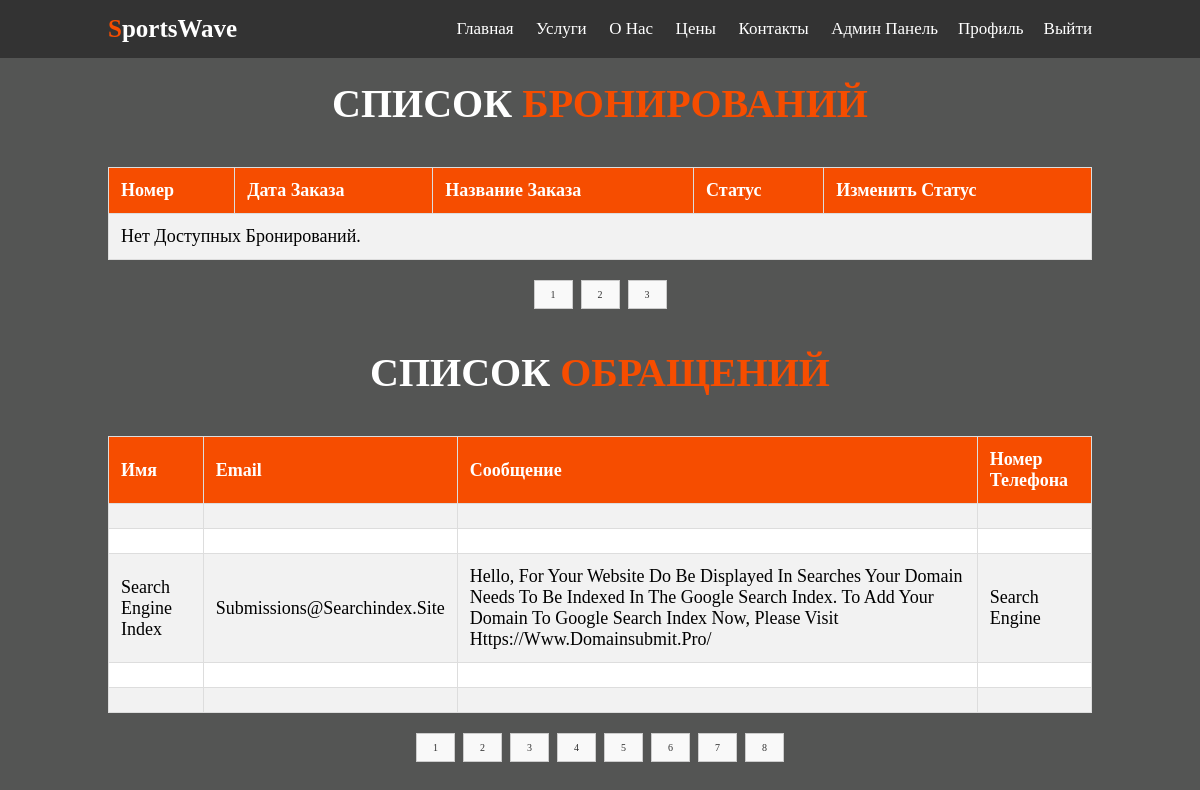
Screenshot of /assets/pages/admin/admin.php?page=4 (signed in) with the database file from the repository.
### tables this page shows
CREATE TABLE `contact_messages` (
  `id` int(11) NOT NULL,
  `name` varchar(255) DEFAULT NULL,
  `email` varchar(255) DEFAULT NULL,
  `phone` varchar(20) DEFAULT NULL,
  `subject` varchar(255) DEFAULT NULL,
  `message` text,
  `timestamp` timestamp NULL DEFAULT CURRENT_TIMESTAMP
);

### assets/pages/admin/admin.php (the view, shortened to what this page needs)
<?php
include '../../pages/system_files/db_connect.php';
$current_page = isset($_GET['page']) ? $_GET['page'] : 1;
$records_per_page = 5;
$offset = ($current_page - 1) * $records_per_page;
$query = "SELECT orders.id, orders.timestamp AS order_date, tariffs.event_type AS order_name, orders.status
          FROM orders
          JOIN tariffs ON orders.tariff_id = tariffs.id
          LIMIT $records_per_page OFFSET $offset";
$result = mysqli_query($conn, $query);
$query_requests = "SELECT * FROM contact_messages LIMIT $records_per_page OFFSET $offset";
$result_requests = mysqli_query($conn, $query_requests);
?>
<!doctype html>
<html lang="en">
<head>
    <link rel="stylesheet" href="https://unpkg.com/swiper/swiper-bundle.min.css" />
    <link rel="stylesheet" href="https://cdnjs.cloudflare.com/ajax/libs/font-awesome/5.15.4/css/all.min.css">
    <link rel="stylesheet" href="../../../assets/css/index/index.css">
</head>
<body>
<?php include '../../../assets/pages/tools/header.php'; ?>
<section class="bookings" id="bookings">
    <h1 class="heading"> <span></span></h1>
    <h1 class="heading"> <span></span></h1>
    <h1 class="heading"> <span></span></h1>
    <h1 class="heading">Список <span>бронирований</span></h1>
    <table>
        <tr>
            <th>Номер</th>
            <th>Дата заказа</th>
            <th>Название заказа</th>
            <th>Статус</th>
            <th>Изменить статус</th>
        </tr>
        <?php
        if (mysqli_num_rows($result) > 0) {
            while ($row = mysqli_fetch_assoc($result)) {
                echo "<tr>";
                echo "<td>" . $row['id'] . "</td>";
                echo "<td>" . $row['order_date'] . "</td>";
                echo "<td>" . $row['order_name'] . "</td>";
                $status_rus = "";
                switch ($row['status']) {
                    case 'pending':
                        $status_rus = "Ожидание";
                        break;
                    case 'confirmed':
                        $status_rus = "Подтверждено";
                        break;
                    case 'cancelled':
                        $status_rus = "Отменено";
                        break;
                    default:
                        $status_rus = "Неизвестный";
                        break;
                }
                echo "<td>" . $status_rus . "</td>";
                echo "<td>";
                echo "<form method='POST' action='" . $_SERVER['PHP_SELF'] . "'>";
                echo "<input type='hidden' name='order_id' value='" . $row['id'] . "'>";
                echo "<select name='new_status'>";
                echo "<option value='pending'>Ожидание</option>";
                echo "<option value='confirmed'>Подтверждено</option>";
                echo "<option value='cancelled'>Отменено</option>";
                echo "</select>";
                echo "<button type='submit'>Изменить</button>";
                echo "</form>";
                echo "</td>";
                echo "</tr>";
            }
        } else {
            echo "<tr><td colspan='5'>Нет доступных бронирований.</td></tr>";
        }
        ?>
    </table>
    <?php
    $total_rows_query = "SELECT COUNT(*) as total FROM orders";
    $total_result = mysqli_query($conn, $total_rows_query);
    $total_rows = mysqli_fetch_assoc($total_result)['total'];
    $total_pages = ceil($total_rows / $records_per_page);
    echo "<div class='pagination'>";
    for ($i = 1; $i <= $total_pages; $i++) {
        echo "<a href='?page=$i'>$i</a>";
    }
    echo "</div>";
    ?>
</section>
<section class="requests" id="requests">
    <h1 class="heading">Список <span>обращений</span></h1>
    <table>
        <tr>
            <th>Имя</th>
            <th>Email</th>
            <th>Сообщение</th>
            <th>Номер телефона</th>
        </tr>
        <?php
        if (mysqli_num_rows($result_requests) > 0) {
            while ($request = mysqli_fetch_assoc($result_requests)) {
                echo "<tr>";
                echo "<td>" . $request['name'] . "</td>";
                echo "<td>" . $request['email'] . "</td>";
                echo "<td>" . $request['message'] . "</td>";
                echo "<td>" . $request['phone'] . "</td>";
                echo "</tr>";
            }
        } else {
            echo "<tr><td colspan='4'>Нет обращений.</td></tr>";
        }
        ?>
    </table>
    <?php
    $total_rows_requests_query = "SELECT COUNT(*) as total FROM contact_messages";
    $total_requests_result = mysqli_query($conn, $total_rows_requests_query);
    $total_rows_requests = mysqli_fetch_assoc($total_requests_result)['total'];
    $total_pages_requests = ceil($total_rows_requests / $records_per_page);
    echo "<div class='pagination'>";
    for ($i = 1; $i <= $total_pages_requests; $i++) {
        echo "<a href='?page=$i'>$i</a>";
    }
    echo "</div>";
    ?>
</section>
</body>
</html>

### assets/css/index/index.css (style rules this page uses)
:root { --main-color: #f64d00; }
* { margin:0; padding:0; box-sizing: border-box; outline: none; border:none; text-decoration: none; text-transform: capitalize; transition: .2s linear; }
html { font-size: 62.5%; overflow-x: hidden; scroll-padding-top: 7rem; scroll-behavior: smooth; }
body { background: rgb(84 85 84); }
section { padding:2rem 9%; }
.heading { text-align: center; padding-bottom: 2rem; color:#fff; text-transform: uppercase; font-size: 4rem; }
.heading span { color:var(--main-color); text-transform: uppercase; }
table { width: 100%; border-collapse: collapse; margin-top: 2rem; background-color: white; color: black; }
th, td { border: 1px solid #ddd; padding: 12px; text-align: left; font-size: 18px; }
th { background-color: var(--main-color); color: white; }
tr:nth-child(even) { background-color: #f2f2f2; }
.pagination { display: flex; justify-content: center; margin-top: 20px; }
.pagination a { padding: 8px 16px; margin: 0 4px; border: 1px solid #ccc; background-color: #f9f9f9; color: #333; text-decoration: none; }

### rows the page displays
contact_messages: name "Search Engine Index", email "Submissions@searchindex.site", message "Hello, For Your Website Do Be Displayed In Searches Your Domain Needs To Be Indexed In The Google Search Index. To Add Your Domain To Google Search Index Now, Please Visit Https://Www.domainsubmit.pro/", phone "Search Engine"
